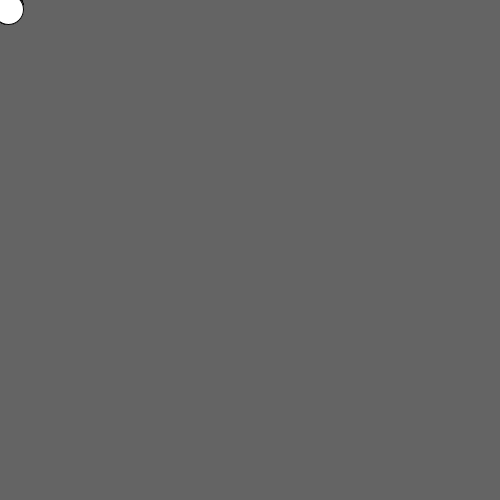
Frame 1 (no input)
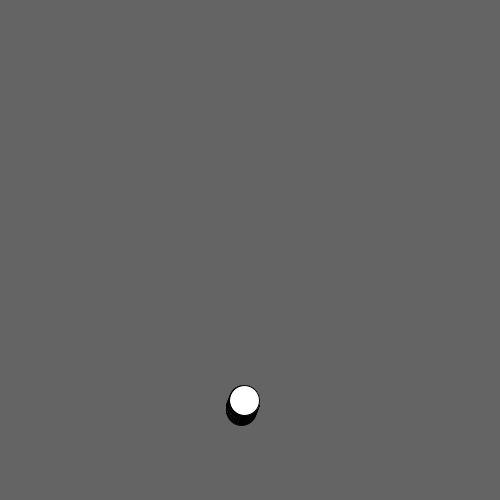
Frame 60 (the mouse pressed at the canvas centre just before this capture)
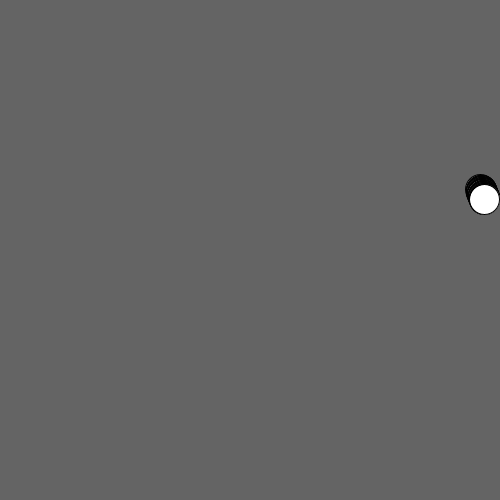
Frame 120 (the mouse held since frame 60 and released just before this capture)

The Processing sketch that drew these frames (run headless with seeded random() and noise(); from frame 60 on, the mouse is pressed at the canvas centre):

// Processing sketch: processing_162926
// ── processing_162926.pde

float x = 5;
float y = 0.0;
float  q = 0.0;
float xVelocity = 0.08;
float yVelocity = 0.2;
void setup() {
  size(500, 500);
  background(0);
}
void draw() {
  background(100);

  for (int f = 0; f < width; f = f + 10) {
    

      fill(255);
      ellipse(x, y, 30, 30);
      x = x + xVelocity;
      y = y + yVelocity;
      //q = q + 1;
//      
      if (x > width || x < 0) {
       // q = q + .06; 
        xVelocity *= -1; 
         //q = q + .06;
        //p = p+f;
      } else if (y > height || y< 0) {
        yVelocity *= -1;
      } 
    
//      else {
//        ellipse(i, p, 30, 30);
//      }
//        i = i + .07;
//      p = p + .002;
//      q = q + 1;
//      
    }
  }
